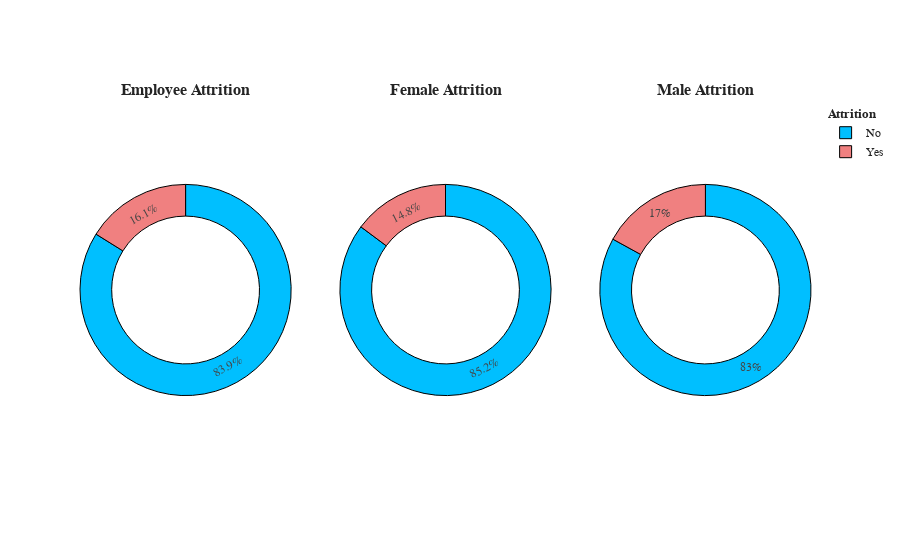

The code cell stored with this chart in its notebook:
### Code cell
att1=df.groupby('Attrition',as_index=False)['Age'].count()
att1['Count']=att1['Age']
att1.drop('Age',axis=1,inplace=True)
att2=df.groupby(['Gender','Attrition'],as_index=False)['Age'].count()
att2['Count']=att2['Age']
att2.drop('Age',axis=1,inplace=True)
fig=go.Figure()
fig=make_subplots(rows=1,cols=3)
fig = make_subplots(rows=1, cols=3, specs=[[{"type": "pie"}, {"type": "pie"}, {"type": "pie"}]],subplot_titles=('<b>Employee Attrition', '<b>Female Attrition','<b>Male Attrition'))



fig.add_trace(go.Pie(values=att1['Count'],labels=att1['Attrition'],hole=0.7,marker_colors=['DeepSkyBlue','LightCoral'],name='Employee Attrition',showlegend=False),row=1,col=1)
fig.add_trace(go.Pie(values=att2[(att2['Gender']=='Female')]['Count'],labels=att2[(att2['Gender']=='Female')]['Attrition'],hole=0.7,marker_colors=['DeepSkyBlue','LightCoral'],name='Female Attrition',showlegend=False),row=1,col=2)
fig.add_trace(go.Pie(values=att2[(att2['Gender']=='Male')]['Count'],labels=att2[(att2['Gender']=='Male')]['Attrition'],hole=0.7,marker_colors=['DeepSkyBlue','LightCoral'],name='Male Attrition',showlegend=True),row=1,col=3)
fig.update_layout(title_x=0,template='simple_white',showlegend=True,legend_title_text="<b style=\"font-size:90%;\">Attrition",title_text='<b style="color:black; font-size:120%;"></b>',font_family="Times New Roman",title_font_family="Times New Roman")
fig.update_traces(marker=dict(line=dict(color='#000000', width=1)))

### Figure 1 — Plotly figure (JSON) as saved in the notebook; plotly's stock layout.template omitted (floating-point values rounded to 4 significant figures)
{"data": [{"domain": {"x": [0, 0.2889], "y": [0, 1]}, "hole": 0.7, "labels": ["No", "Yes"], "marker": {"colors": ["DeepSkyBlue", "LightCoral"], "line": {"color": "#000000", "width": 1}}, "name": "Employee Attrition", "showlegend": false, "type": "pie", "values": [1233, 237]}, {"domain": {"x": [0.3556, 0.6444], "y": [0, 1]}, "hole": 0.7, "labels": ["No", "Yes"], "marker": {"colors": ["DeepSkyBlue", "LightCoral"], "line": {"color": "#000000", "width": 1}}, "name": "Female Attrition", "showlegend": false, "type": "pie", "values": [501, 87]}, {"domain": {"x": [0.7111, 1], "y": [0, 1]}, "hole": 0.7, "labels": ["No", "Yes"], "marker": {"colors": ["DeepSkyBlue", "LightCoral"], "line": {"color": "#000000", "width": 1}}, "name": "Male Attrition", "showlegend": true, "type": "pie", "values": [732, 150]}], "layout": {"annotations": [{"font": {"size": 16}, "showarrow": false, "text": "<b>Employee Attrition", "x": 0.1444, "xanchor": "center", "xref": "paper", "y": 1, "yanchor": "bottom", "yref": "paper"}, {"font": {"size": 16}, "showarrow": false, "text": "<b>Female Attrition", "x": 0.5, "xanchor": "center", "xref": "paper", "y": 1, "yanchor": "bottom", "yref": "paper"}, {"font": {"size": 16}, "showarrow": false, "text": "<b>Male Attrition", "x": 0.8556, "xanchor": "center", "xref": "paper", "y": 1, "yanchor": "bottom", "yref": "paper"}], "autosize": true, "font": {"family": "Times New Roman"}, "legend": {"title": {"text": "<b style=\"font-size:90%;\">Attrition"}}, "showlegend": true, "title": {"font": {"family": "Times New Roman"}, "text": "<b style=\"color:black; font-size:120%;\"></b>", "x": 0}}}
